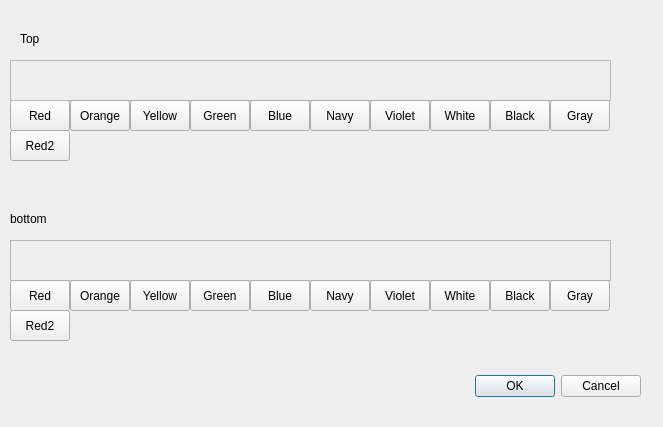
<?xml version="1.0" encoding="UTF-8"?>
<ui version="4.0">
 <class>Dialog</class>
 <widget class="QDialog" name="Dialog">
  <property name="geometry">
   <rect>
    <x>0</x>
    <y>0</y>
    <width>663</width>
    <height>427</height>
   </rect>
  </property>
  <property name="windowTitle">
   <string>Dialog</string>
  </property>
  <widget class="QDialogButtonBox" name="spectrum_button">
   <property name="geometry">
    <rect>
     <x>300</x>
     <y>370</y>
     <width>341</width>
     <height>32</height>
    </rect>
   </property>
   <property name="orientation">
    <enum>Qt::Horizontal</enum>
   </property>
   <property name="standardButtons">
    <set>QDialogButtonBox::Cancel|QDialogButtonBox::Ok</set>
   </property>
  </widget>
  <widget class="QLabel" name="Top">
   <property name="geometry">
    <rect>
     <x>20</x>
     <y>30</y>
     <width>67</width>
     <height>17</height>
    </rect>
   </property>
   <property name="text">
    <string>Top</string>
   </property>
  </widget>
  <widget class="QLabel" name="Bottom">
   <property name="geometry">
    <rect>
     <x>10</x>
     <y>210</y>
     <width>67</width>
     <height>17</height>
    </rect>
   </property>
   <property name="text">
    <string>bottom</string>
   </property>
  </widget>
  <widget class="QPushButton" name="Red">
   <property name="geometry">
    <rect>
     <x>10</x>
     <y>100</y>
     <width>60</width>
     <height>31</height>
    </rect>
   </property>
   <property name="text">
    <string>Red</string>
   </property>
  </widget>
  <widget class="QFrame" name="color1">
   <property name="geometry">
    <rect>
     <x>10</x>
     <y>60</y>
     <width>601</width>
     <height>41</height>
    </rect>
   </property>
   <property name="frameShape">
    <enum>QFrame::StyledPanel</enum>
   </property>
   <property name="frameShadow">
    <enum>QFrame::Raised</enum>
   </property>
  </widget>
  <widget class="QFrame" name="color2">
   <property name="geometry">
    <rect>
     <x>10</x>
     <y>240</y>
     <width>601</width>
     <height>41</height>
    </rect>
   </property>
   <property name="frameShape">
    <enum>QFrame::StyledPanel</enum>
   </property>
   <property name="frameShadow">
    <enum>QFrame::Raised</enum>
   </property>
  </widget>
  <widget class="QPushButton" name="Orange">
   <property name="geometry">
    <rect>
     <x>70</x>
     <y>100</y>
     <width>60</width>
     <height>31</height>
    </rect>
   </property>
   <property name="text">
    <string>Orange</string>
   </property>
  </widget>
  <widget class="QPushButton" name="Yellow">
   <property name="geometry">
    <rect>
     <x>130</x>
     <y>100</y>
     <width>60</width>
     <height>31</height>
    </rect>
   </property>
   <property name="text">
    <string>Yellow</string>
   </property>
  </widget>
  <widget class="QPushButton" name="Green">
   <property name="geometry">
    <rect>
     <x>190</x>
     <y>100</y>
     <width>60</width>
     <height>31</height>
    </rect>
   </property>
   <property name="text">
    <string>Green</string>
   </property>
  </widget>
  <widget class="QPushButton" name="Blue">
   <property name="geometry">
    <rect>
     <x>250</x>
     <y>100</y>
     <width>60</width>
     <height>31</height>
    </rect>
   </property>
   <property name="text">
    <string>Blue</string>
   </property>
  </widget>
  <widget class="QPushButton" name="Navy">
   <property name="geometry">
    <rect>
     <x>310</x>
     <y>100</y>
     <width>60</width>
     <height>31</height>
    </rect>
   </property>
   <property name="text">
    <string>Navy</string>
   </property>
  </widget>
  <widget class="QPushButton" name="Violet">
   <property name="geometry">
    <rect>
     <x>370</x>
     <y>100</y>
     <width>60</width>
     <height>31</height>
    </rect>
   </property>
   <property name="text">
    <string>Violet</string>
   </property>
  </widget>
  <widget class="QPushButton" name="White">
   <property name="geometry">
    <rect>
     <x>430</x>
     <y>100</y>
     <width>60</width>
     <height>31</height>
    </rect>
   </property>
   <property name="text">
    <string>White</string>
   </property>
  </widget>
  <widget class="QPushButton" name="Black">
   <property name="geometry">
    <rect>
     <x>490</x>
     <y>100</y>
     <width>60</width>
     <height>31</height>
    </rect>
   </property>
   <property name="text">
    <string>Black</string>
   </property>
  </widget>
  <widget class="QPushButton" name="Gray">
   <property name="geometry">
    <rect>
     <x>550</x>
     <y>100</y>
     <width>60</width>
     <height>31</height>
    </rect>
   </property>
   <property name="text">
    <string>Gray</string>
   </property>
  </widget>
  <widget class="QPushButton" name="Yellow_2">
   <property name="geometry">
    <rect>
     <x>130</x>
     <y>280</y>
     <width>60</width>
     <height>31</height>
    </rect>
   </property>
   <property name="text">
    <string>Yellow</string>
   </property>
  </widget>
  <widget class="QPushButton" name="White_2">
   <property name="geometry">
    <rect>
     <x>430</x>
     <y>280</y>
     <width>60</width>
     <height>31</height>
    </rect>
   </property>
   <property name="text">
    <string>White</string>
   </property>
  </widget>
  <widget class="QPushButton" name="Green_2">
   <property name="geometry">
    <rect>
     <x>190</x>
     <y>280</y>
     <width>60</width>
     <height>31</height>
    </rect>
   </property>
   <property name="text">
    <string>Green</string>
   </property>
  </widget>
  <widget class="QPushButton" name="Violet_2">
   <property name="geometry">
    <rect>
     <x>370</x>
     <y>280</y>
     <width>60</width>
     <height>31</height>
    </rect>
   </property>
   <property name="text">
    <string>Violet</string>
   </property>
  </widget>
  <widget class="QPushButton" name="Orange_2">
   <property name="geometry">
    <rect>
     <x>70</x>
     <y>280</y>
     <width>60</width>
     <height>31</height>
    </rect>
   </property>
   <property name="text">
    <string>Orange</string>
   </property>
  </widget>
  <widget class="QPushButton" name="Black_2">
   <property name="geometry">
    <rect>
     <x>490</x>
     <y>280</y>
     <width>60</width>
     <height>31</height>
    </rect>
   </property>
   <property name="text">
    <string>Black</string>
   </property>
  </widget>
  <widget class="QPushButton" name="Gray_2">
   <property name="geometry">
    <rect>
     <x>550</x>
     <y>280</y>
     <width>60</width>
     <height>31</height>
    </rect>
   </property>
   <property name="text">
    <string>Gray</string>
   </property>
  </widget>
  <widget class="QPushButton" name="Red_2">
   <property name="geometry">
    <rect>
     <x>10</x>
     <y>280</y>
     <width>60</width>
     <height>31</height>
    </rect>
   </property>
   <property name="text">
    <string>Red</string>
   </property>
  </widget>
  <widget class="QPushButton" name="Blue_2">
   <property name="geometry">
    <rect>
     <x>250</x>
     <y>280</y>
     <width>60</width>
     <height>31</height>
    </rect>
   </property>
   <property name="text">
    <string>Blue</string>
   </property>
  </widget>
  <widget class="QPushButton" name="Navy_2">
   <property name="geometry">
    <rect>
     <x>310</x>
     <y>280</y>
     <width>60</width>
     <height>31</height>
    </rect>
   </property>
   <property name="text">
    <string>Navy</string>
   </property>
  </widget>
  <widget class="QPushButton" name="Red2">
   <property name="geometry">
    <rect>
     <x>10</x>
     <y>130</y>
     <width>60</width>
     <height>31</height>
    </rect>
   </property>
   <property name="text">
    <string>Red2</string>
   </property>
  </widget>
  <widget class="QPushButton" name="Red2_2">
   <property name="geometry">
    <rect>
     <x>10</x>
     <y>310</y>
     <width>60</width>
     <height>31</height>
    </rect>
   </property>
   <property name="text">
    <string>Red2</string>
   </property>
  </widget>
 </widget>
 <resources/>
 <connections>
  <connection>
   <sender>spectrum_button</sender>
   <signal>accepted()</signal>
   <receiver>Dialog</receiver>
   <slot>accept()</slot>
   <hints>
    <hint type="sourcelabel">
     <x>248</x>
     <y>254</y>
    </hint>
    <hint type="destinationlabel">
     <x>157</x>
     <y>274</y>
    </hint>
   </hints>
  </connection>
  <connection>
   <sender>spectrum_button</sender>
   <signal>rejected()</signal>
   <receiver>Dialog</receiver>
   <slot>reject()</slot>
   <hints>
    <hint type="sourcelabel">
     <x>316</x>
     <y>260</y>
    </hint>
    <hint type="destinationlabel">
     <x>286</x>
     <y>274</y>
    </hint>
   </hints>
  </connection>
 </connections>
</ui>
